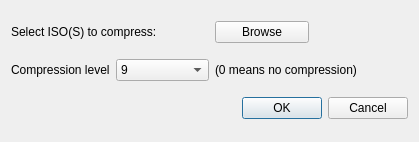
<?xml version="1.0" encoding="UTF-8"?>
<ui version="4.0">
 <class>compressDialog</class>
 <widget class="QDialog" name="compressDialog">
  <property name="geometry">
   <rect>
    <x>0</x>
    <y>0</y>
    <width>419</width>
    <height>142</height>
   </rect>
  </property>
  <property name="minimumSize">
   <size>
    <width>400</width>
    <height>142</height>
   </size>
  </property>
  <property name="maximumSize">
   <size>
    <width>16777215</width>
    <height>16777215</height>
   </size>
  </property>
  <property name="windowTitle">
   <string>Compress ISO Settings</string>
  </property>
  <layout class="QGridLayout" name="gridLayout">
   <item row="0" column="0" colspan="2">
    <widget class="QLabel" name="labelFile">
     <property name="text">
      <string>Select ISO(S) to compress:</string>
     </property>
    </widget>
   </item>
   <item row="0" column="2">
    <widget class="QPushButton" name="pushButtonFile">
     <property name="text">
      <string>Browse</string>
     </property>
    </widget>
   </item>
   <item row="0" column="3">
    <widget class="QLabel" name="labelFileSelected">
     <property name="text">
      <string/>
     </property>
    </widget>
   </item>
   <item row="1" column="0">
    <widget class="QLabel" name="labelCompression">
     <property name="text">
      <string>Compression level</string>
     </property>
    </widget>
   </item>
   <item row="1" column="1">
    <widget class="QComboBox" name="comboBoxCompression">
     <property name="currentIndex">
      <number>9</number>
     </property>
     <item>
      <property name="text">
       <string>0</string>
      </property>
     </item>
     <item>
      <property name="text">
       <string>1</string>
      </property>
     </item>
     <item>
      <property name="text">
       <string>2</string>
      </property>
     </item>
     <item>
      <property name="text">
       <string>3</string>
      </property>
     </item>
     <item>
      <property name="text">
       <string>4</string>
      </property>
     </item>
     <item>
      <property name="text">
       <string>5</string>
      </property>
     </item>
     <item>
      <property name="text">
       <string>6</string>
      </property>
     </item>
     <item>
      <property name="text">
       <string>7</string>
      </property>
     </item>
     <item>
      <property name="text">
       <string>8</string>
      </property>
     </item>
     <item>
      <property name="text">
       <string>9</string>
      </property>
     </item>
    </widget>
   </item>
   <item row="1" column="2" colspan="2">
    <widget class="QLabel" name="label">
     <property name="text">
      <string>(0 means no compression)</string>
     </property>
    </widget>
   </item>
   <item row="2" column="0" colspan="4">
    <widget class="QDialogButtonBox" name="buttonBox">
     <property name="standardButtons">
      <set>QDialogButtonBox::Cancel|QDialogButtonBox::Ok</set>
     </property>
    </widget>
   </item>
  </layout>
 </widget>
 <layoutdefault spacing="6" margin="11"/>
 <resources/>
 <connections/>
</ui>
